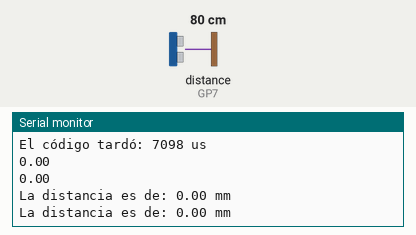
Simulated run of this sketch. Board: Raspberry Pi Pico. On the bench: the last lines printed to the serial monitor. The test bench sets the inputs (shaded band); at power-on: distance to the obstacle (sensor on GP7) 80 cm. The echo pulse lasts 58.3 µs per cm.

Above: at 1.2 s.
1.3 s: distance to the obstacle (sensor on GP7) set to 2 cm
At 2.4 s:
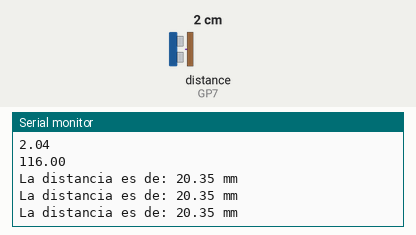
2.8 s: distance to the obstacle (sensor on GP7) set to 4 cm
At 3.4 s:
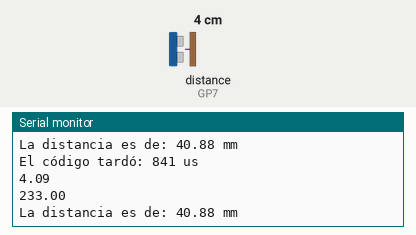
Timing chart, 0 to 5.8 s (numbered marks = the images above; inputs shaded):
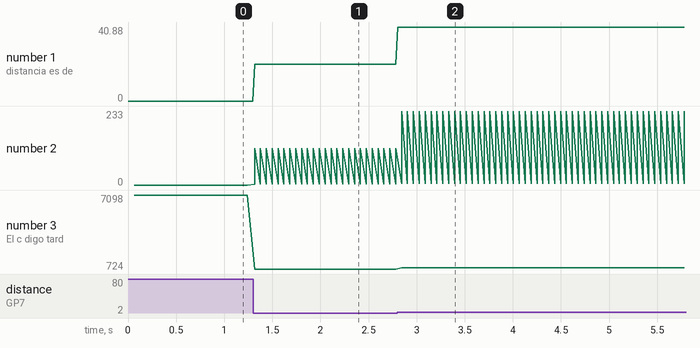

Measured:
- after the input at 1.3 s, the serial monitor: prints a new line at once (image 1)
- after the input at 2.8 s, the serial monitor: prints a new line at once (image 2)
- plotted number 1: 0 → 20.35 after the input at 1.3 s, 20.35 → 40.88 after the input at 2.8 s
- plotted number 2: 0 → 116 after the input at 1.3 s, 116 → 233 after the input at 2.8 s
- plotted number 3: 7098 → 724 after the input at 1.3 s, 724 → 841 after the input at 2.8 s

The sketch:

new_ping_TOF.ino
```cpp
#include <NewPing.h>

#define MAX_DELAY_US 16000

#define TRIGGER_PIN  6  // Arduino pin tied to trigger pin on the ultrasonic sensor.
#define ECHO_PIN     7  // Arduino pin tied to echo pin on the ultrasonic sensor.
#define MAX_DISTANCE 50 // Maximum distance we want to ping for (in centimeters). Maximum sensor distance is rated at 400-500cm.
#define DELAY_50HZ 20000
#define WAIT_MS    50

NewPing sonar(TRIGGER_PIN, ECHO_PIN, MAX_DISTANCE); // NewPing setup de pings y distancia máxima.

void setup() {
  Serial.begin(115200); // Open serial monitor at 115200 baud to see ping results.
}

void loop() {
  delay(WAIT_MS);                      // Wait 50ms between pings (about 20 pings/sec). 29ms should be the shortest delay between pings.
  unsigned long tiempoInicio = micros();  // Marca de tiempo de inicio

  unsigned int uS = sonar.ping(); // Send ping, get ping time in microseconds (uS).

  unsigned long tiempoFinal = micros();                 // Marca de tiempo de finalización
  unsigned long duracion = tiempoFinal - tiempoInicio;  // Calcula la duración

    Serial.print("El código tardó: ");
    Serial.print(duracion);
    Serial.println(" us");
    Serial.println((float)uS / US_ROUNDTRIP_CM);
    Serial.println((float)uS);
}


void loop1() {
  unsigned long tiempoInicio = micros();  // Marca de tiempo de inicio

  unsigned int uS = sonar.ping(); // Send ping, get ping time in microseconds (uS).

  Serial.print("La distancia es de: ");
  // Serial.print((float)uS / US_ROUNDTRIP_CM);
  Serial.print((float)uS / US_ROUNDTRIP_CM*10);
  Serial.println(" mm");

  unsigned long tiempoFinal = micros();                 // Marca de tiempo de finalización
  unsigned long duracion = tiempoFinal - tiempoInicio;  // Calcula la duración
  unsigned long sleep = DELAY_50HZ - duracion;
  while (sleep > MAX_DELAY_US) {
    sleep -= MAX_DELAY_US;
    delayMicroseconds(MAX_DELAY_US);
  }
  delayMicroseconds(sleep);
}
```
